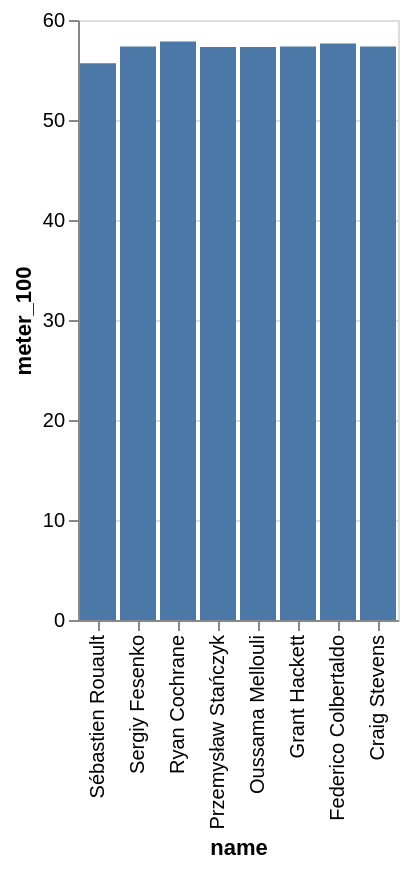

The specification (Vega-Lite) saved for this image:
### Vega-Lite specification from a JSON file in a GitHub repository (floating-point values rounded to 4 significant figures)
{"data": {"values": [{"x_data": "Sébastien Rouault", "y_data": 55.67}, {"x_data": "Sergiy Fesenko", "y_data": 57.34}, {"x_data": "Ryan Cochrane", "y_data": 57.84}, {"x_data": "Przemysław Stańczyk", "y_data": 57.31}, {"x_data": "Oussama Mellouli", "y_data": 57.31}, {"x_data": "Grant Hackett", "y_data": 57.34}, {"x_data": "Federico Colbertaldo", "y_data": 57.66}, {"x_data": "Craig Stevens", "y_data": 57.35}]}, "mark": "bar", "encoding": {"x": {"field": "x_data", "type": "nominal", "title": "name", "sort": "descending"}, "y": {"field": "y_data", "type": "quantitative", "title": "meter_100"}}}
